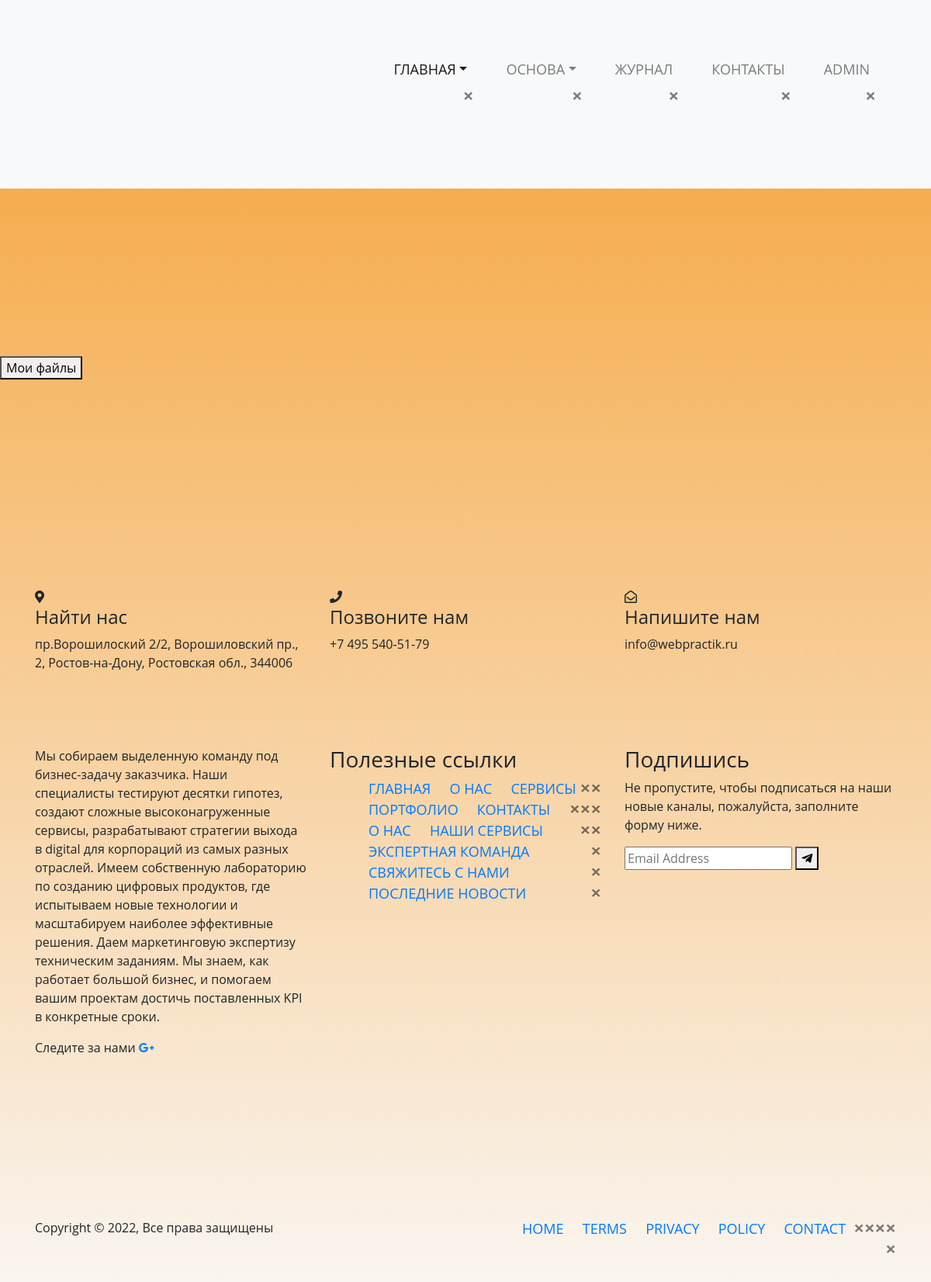
Before: /worker/ (signed in) with the older database file.
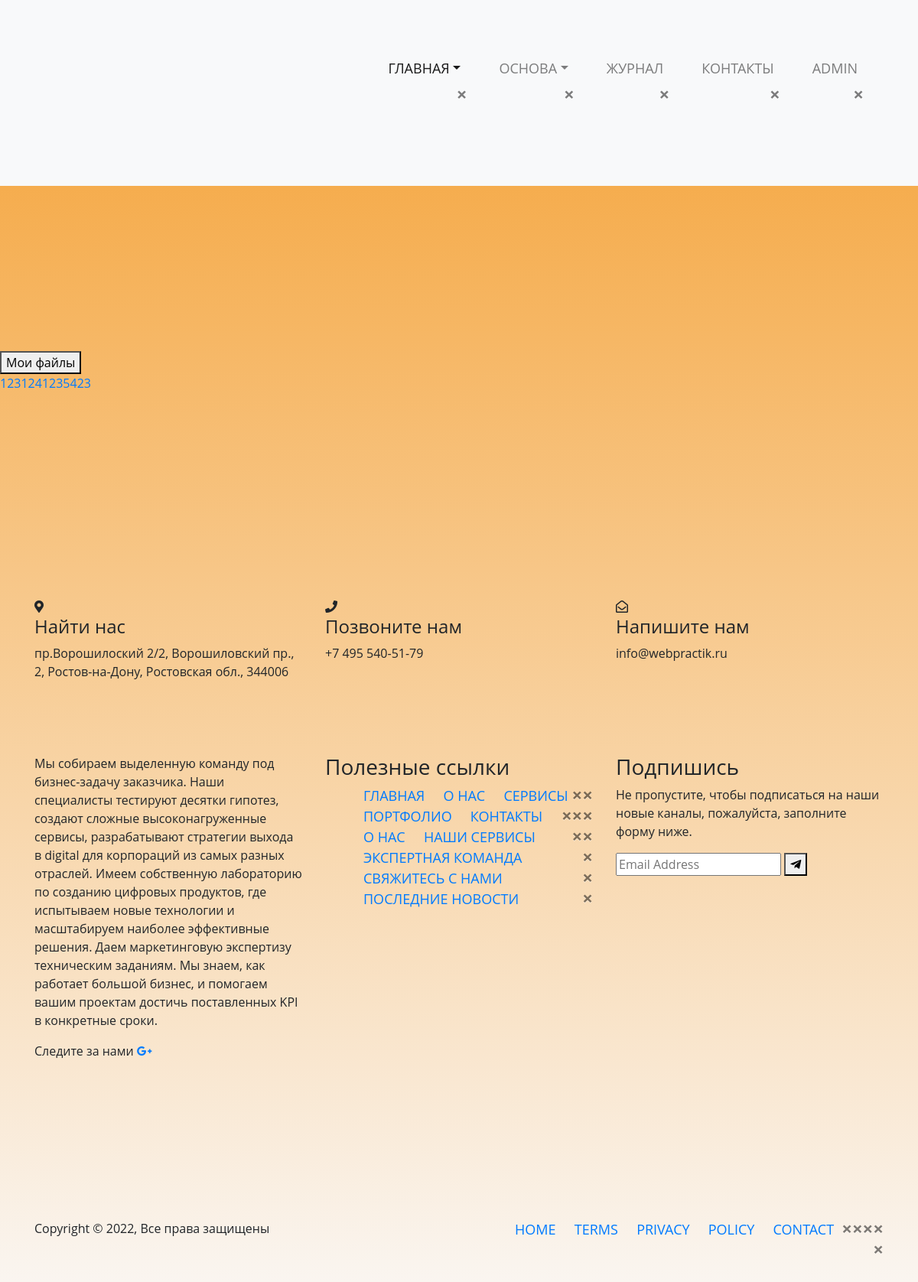
After: the same page with the newer database file.
### webapp/models.py (models this page shows, shortened)
class CustomUser(AbstractUser):
    FIO = models.CharField(max_length=100,
                           verbose_name="ФИО")
    email = models.EmailField(unique=True,
                              verbose_name="Почта")
    department_user = models.CharField(choices=DEPARTMENT,
                                       max_length=2,
                                       verbose_name="Отдел")
    date_birth = models.DateField(verbose_name="Дата рождения",
                                  blank=True, null=True)
    access_level = models.BooleanField(default=0,
                                        blank=True,
                                        null=True,
                                        verbose_name='Уровень доступа')
    register_time = models.DateTimeField(auto_now_add=True)
    REQUIRED_FIELDS = ["password", "email"]

class folder(models.Model):
    title = models.CharField(max_length=20, validators=[MinLengthValidator(limit_value=5,
                                                                           message="Меньше 5")], verbose_name='Название')
    department = models.CharField(max_length=2,
                                  choices=DEPARTMENT,
                                  default=None, verbose_name="Отдел")
    class Meta:
        verbose_name = "Каталоги"
        verbose_name_plural = "Каталоги"

### webapp/views.py (the view)
# urls.py: path('worker/', worker, name="worker"),
def worker(request):
    context = {
        'folder': folder.objects.filter(department=request.user.department_user)
    }
    return render(request, 'webapp/working_page/index.html', context=context)

### webapp/templates/webapp/working_page/index.html (shortened to what this page needs)
{% load static %}
<!DOCTYPE html>
<html lang="en">
<head>
    <link rel="stylesheet" href="https://maxcdn.bootstrapcdn.com/bootstrap/4.1.3/css/bootstrap.min.css">
    <link rel="stylesheet" href="https://use.fontawesome.com/releases/v5.6.3/css/all.css"
>
    <link rel="stylesheet" href="./style.css">
</head>
<body>
    <div id="scroll-animate">
        <div id="scroll-animate-main">
            <div class="wrapper-parallax">
                <header>
                    <body class="hero-anime">
                        <div class="navigation-wrap bg-light start-header start-style">
                            <div class="container">
                                <div class="row">
                                    <div class="col-12">
                                        <nav class="navbar navbar-expand-md navbar-light">
                                            <div class="collapse navbar-collapse" id="navbarSupportedContent">
                                                <ul class="navbar-nav ml-auto py-4 py-md-0">
                                                    <li class="nav-item pl-4 pl-md-0 ml-0 ml-md-4 active">
                                                        <a class="nav-link dropdown-toggle" data-toggle="dropdown"
                                                            href="#" role="button" aria-haspopup="true"
                                                            aria-expanded="false">Главная</a>
                                                    </li>
                                                    <li class="nav-item pl-4 pl-md-0 ml-0 ml-md-4">
                                                        <a class="nav-link dropdown-toggle" data-toggle="dropdown"
                                                            href="https://webpractik.ru/" role="button"
                                                            aria-haspopup="true" aria-expanded="false">Основа</a>
                                                    </li>
                                                    <li class="nav-item pl-4 pl-md-0 ml-0 ml-md-4">
                                                        <a class="nav-link" href="#">Журнал</a>
                                                    </li>
                                                    <li class="nav-item pl-4 pl-md-0 ml-0 ml-md-4">
                                                        <a class="nav-link" href="#">Контакты</a>
                                                    </li>
                                                    <li class="nav-item pl-4 pl-md-0 ml-0 ml-md-4">
                                                        {% if request.user.is_authenticated %}
                                                        <a class="nav-link" href="#">{{user.username}}</a>
                                                        {% else %}
                                                        <a class="nav-link" href="{% url 'login' %}">Вход</a>
                                                        {% endif %}
                                                    </li>
                                                </ul>
                                            </div>
                                        </nav>
                                    </div>
                                </div>
                            </div>
                        </div>
            </div>
        </div>
    </div>
    <div class="my-5 py-5">
    </div>
</body>
<div class="wrap-logo">
</div>
{% if request.user.is_authenticated %}
<nav><button class="custom-btn btn-8"><span>Мои файлы</span></button></nav>
{% for f in folder %}
<a href="{% url 'folder' f.pk %}">{{f.title}}</a>
{% endfor %}
{% else %}
<h1>НАПИСАТЬ ЧТО ПОЛЬЗОВАТЕЛЬ НЕ АФТАРИЗВАН</h1>
{% endif %}
<main>
    <div class="container"></div>
</main>
<footer class="footer-section">
    <div class="container">
        <div class="footer-cta pt-5 pb-5">
            <div class="row">
                <div class="col-xl-4 col-md-4 mb-30">
                    <div class="single-cta">
                        <i class="fas fa-map-marker-alt"></i>
                        <div class="cta-text">
                            <h4>Найти нас</h4>
                            <span>пр.Ворошилоский 2/2, Ворошиловский пр., 2, Ростов-на-Дону, Ростовская обл.,
                                344006</span>
                        </div>
                    </div>
                </div>
                <div class="col-xl-4 col-md-4 mb-30">
                    <div class="single-cta">
                        <i class="fas fa-phone"></i>
                        <div class="cta-text">
                            <h4>Позвоните нам</h4>
                            <span>+7 495 540-51-79</span>
                        </div>
                    </div>
                </div>
                <div class="col-xl-4 col-md-4 mb-30">
                    <div class="single-cta">
                        <i class="far fa-envelope-open"></i>
                        <div class="cta-text">
                            <h4>Напишите нам</h4>
                            <span>info@webpractik.ru</span>
                        </div>
                    </div>
                </div>
            </div>
        </div>
        <div class="footer-content pt-5 pb-5">
            <div class="row">
                <div class="col-xl-4 col-lg-4 mb-50">
                    <div class="footer-widget">
                        <div class="footer-text">
                            <p>Мы собираем выделенную команду под бизнес-задачу заказчика. Наши специалисты тестируют
                                десятки гипотез, создают сложные высоконагруженные сервисы, разрабатывают стратегии
                                выхода в digital для корпораций из самых разных отраслей. Имеем собственную лабораторию
                                по созданию цифровых продуктов, где испытываем новые технологии и масштабируем наиболее
                                эффективные решения. Даем маркетинговую экспертизу техническим заданиям. Мы знаем, как
                                работает большой бизнес, и помогаем вашим проектам достичь поставленных KPI в конкретные
                                сроки.</p>
                        </div>
                        <div class="footer-social-icon">
                            <span>Следите за нами</span>
                            <a href="#"><i class="fab fa-google-plus-g google-bg"></i></a>
                        </div>
                    </div>
                </div>
                <div class="col-xl-4 col-lg-4 col-md-6 mb-30">
                    <div class="footer-widget">
                        <div class="footer-widget-heading">
                            <h3>Полезные ссылки</h3>
                        </div>
                        <ul>
                            <li><a href="#">Главная</a></li>
                            <li><a href="#">О нас</a></li>
                            <li><a href="#">Сервисы</a></li>
                            <li><a href="#">Портфолио</a></li>
                            <li><a href="#">Контакты</a></li>
                            <li><a href="#">О нас</a></li>
                            <li><a href="#">Наши сервисы</a></li>
                            <li><a href="#">Экспертная команда</a></li>
                            <li><a href="#">Свяжитесь с нами</a></li>
                            <li><a href="#">Последние новости</a></li>
                        </ul>
                    </div>
                </div>
                <div class="col-xl-4 col-lg-4 col-md-6 mb-50">
                    <div class="footer-widget">
                        <div class="footer-widget-heading">
                            <h3>Подпишись</h3>
                        </div>
                        <div class="footer-text mb-25">
                            <p>Не пропустите, чтобы подписаться на наши новые каналы, пожалуйста, заполните форму ниже.
                            </p>
                        </div>
                        <div class="subscribe-form">
                            <form action="#">
                                <input type="text" placeholder="Email Address">
                                <button><i class="fab fa-telegram-plane"></i></button>
                            </form>
                        </div>
                    </div>
                </div>
            </div>
        </div>
    </div>
    <div class="copyright-area">
        <div class="container">
            <div class="row">
                <div class="col-xl-6 col-lg-6 text-center text-lg-left">
                    <div class="copyright-text">
                        <p>Copyright &copy; 2022, Все права защищены</p>
                    </div>
                </div>
                <div class="col-xl-6 col-lg-6 d-none d-lg-block text-right">
                    <div class="footer-menu">
                        <ul>
                            <li><a href="#">Home</a></li>
                            <li><a href="#">Terms</a></li>
                            <li><a href="#">Privacy</a></li>
                            <li><a href="#">Policy</a></li>
                            <li><a href="#">Contact</a></li>
                        </ul>
                    </div>
                </div>
            </div>
        </div>
    </div>
</footer>
</body>
</html>

### webapp/static/css_login/style.css (style rules this page uses)
html, body * { box-sizing: border-box; font-family: 'Open Sans', sans-serif; }
body { background: linear-gradient( rgba(242, 137, 0, 0.8), rgba(249, 247, 246, 0.8)), url(https://dl.dropboxusercontent.com/u/22006283/preview/codepen/sky-clouds-cloudy-mountain.jpg) no-repeat center center fixed; background-size: cover; }
.container { width: 100%; padding-top: 60px; padding-bottom: 100px; }
li { padding-left: 10px; font-size: 18px; display: inline; text-align: left; text-transform: uppercase; padding-right: 10px; color: #ffffff; }

Changed rows visible on the page:
added folder: title "1231241235423"
